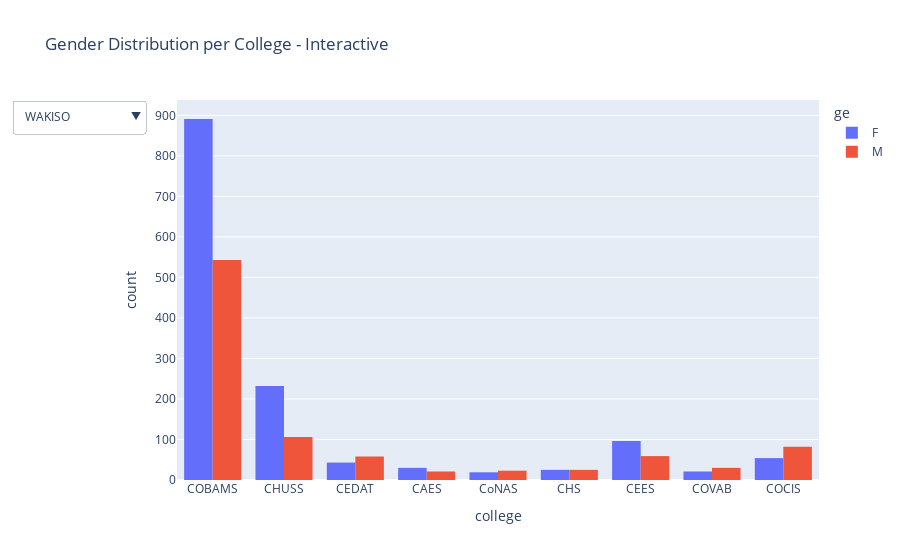

Notebook cell for this chart:
### Code cell
import plotly.express as px

districts = df['dname'].dropna().unique()

fig = px.histogram(
    df[df['dname'] == districts[0]],  # default
    x='college',
    color='ge',
    barmode='group',
    title='Gender Distribution per College - Interactive'
)

fig.update_layout(
    updatemenus=[
        dict(
            buttons=[
                dict(label=d,
                     method='update',
                     args=[
                         {'x': [df[df['dname'] == d]['college']],
                          'y': [df[df['dname'] == d]['ge']],
                          'type': 'histogram'},
                         {'title': f'Gender Distribution in {d}'}
                     ]) for d in districts
            ],
            direction="down"
        )
    ]
)
fig.show()
